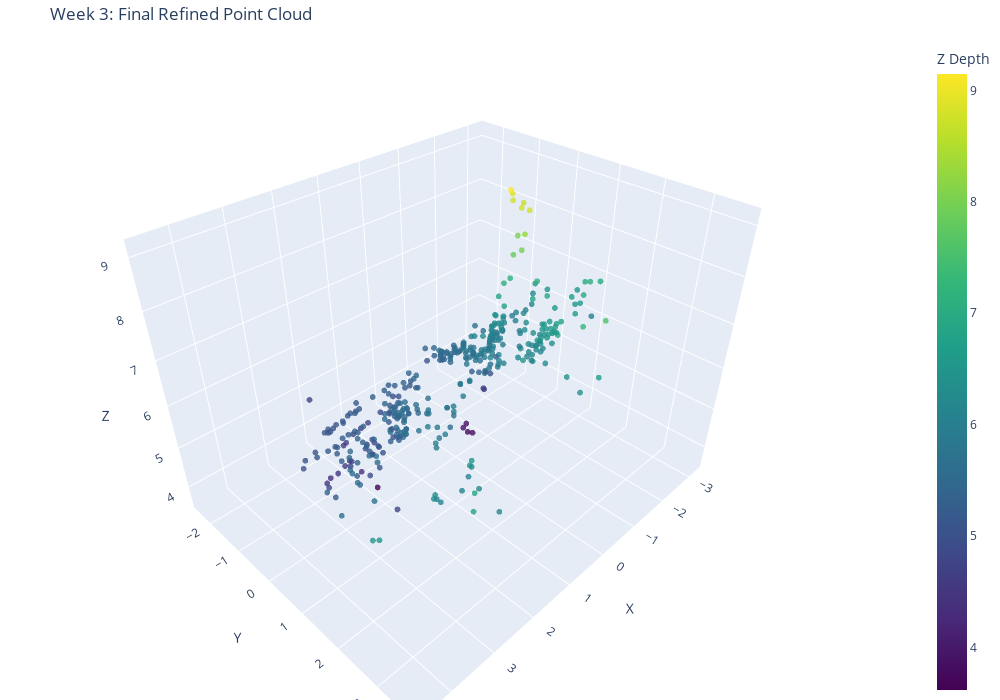

Here is the notebook cell this chart was saved with:
### Markdown cell above
# MAIN PIPELINE

### Code cell
# ============================================================================
# MAIN PIPELINE
# ============================================================================

class SfMPipeline:
    """Complete Structure from Motion pipeline"""

    def __init__(self, image_folder: str, max_dim: int = 640):
        self.image_folder = image_folder
        self.max_dim = max_dim
        self.state = None

    def run(self):
        """Execute complete SfM pipeline"""
        print("\n" + "="*70)
        print("STRUCTURE FROM MOTION PIPELINE")
        print("="*70 + "\n")

        # Step 1: Load images
        print("STEP 1: Loading Images")
        print("-" * 70)
        loader = ImageLoader(self.image_folder, self.max_dim)
        images, image_paths = loader.load_and_resize()

        # Step 2: Camera calibration
        print("\nSTEP 2: Camera Calibration")
        print("-" * 70)
        h, w = images[0].shape[:2]
        K = CameraCalibrator.get_intrinsics(image_paths[0], (h, w))
        print(f"Camera intrinsics K:\n{K}\n")

        # Step 3: Feature extraction
        print("STEP 3: Feature Extraction")
        print("-" * 70)
        extractor = FeatureExtractor(n_features=2000)
        keypoints_list, descriptors_list = extractor.extract_all(images)

        # Step 4: Feature matching
        print("\nSTEP 4: Feature Matching")
        print("-" * 70)
        matcher = FeatureMatcher()

        # Step 5: Initial reconstruction
        print("\nSTEP 5: Initial Two-View Reconstruction")
        print("-" * 70)
        two_view = TwoViewReconstructor(K)
        i0, i1, matches01 = two_view.find_initial_pair(
            keypoints_list, descriptors_list, matcher
        )

        pose0, pose1, points_3d_init, kept_match_indices, pts1_filt, pts2_filt = two_view.reconstruct(
            keypoints_list, matches01, i0, i1
        )

        # Initialize reconstruction state
        camera_poses = {i0: pose0, i1: pose1}
        registered = {i0, i1}
        points_3d = points_3d_init.copy()

        # Create initial observations
        observations = []
        # Build observations aligned with filtered 3D points
        for idx, match_idx in enumerate(kept_match_indices):
            if idx < len(points_3d_init):
                m = matches01[match_idx]
                observations.append(Observation(i0, idx, m.queryIdx, pts1_filt[idx]))
                observations.append(Observation(i1, idx, m.trainIdx, pts2_filt[idx]))

        print(f"Initial observations: {len(observations)}")

        # Step 6: Incremental reconstruction
        print("\nSTEP 6: Incremental PnP Registration")
        print("-" * 70)
        incremental = IncrementalReconstructor(K, min_2d3d_matches=15)
        triangulator = Triangulator()

        unregistered = [i for i in range(len(images)) if i not in registered]
        iteration = 0
        max_iterations = 10

        while len(unregistered) > 0 and iteration < max_iterations:
            iteration += 1
            print(f"\nIteration {iteration}: {len(unregistered)} images remaining")

            newly_registered = []

            for j in tqdm(unregistered, desc="Registering images"):
                # Find 2D-3D correspondences
                pts3d, pts2d, pt_indices = incremental.find_2d3d_correspondences(
                    j, registered, keypoints_list, matcher,
                    descriptors_list, observations, points_3d
                )

                if len(pts3d) < 15:
                    continue

                # Register image with PnP
                success, pose_j = incremental.register_image(j, pts3d, pts2d)

                if success:
                    newly_registered.append((j, pose_j))

            if len(newly_registered) == 0:
                print("No more images can be registered. Stopping.")
                break

            # Add newly registered images and triangulate new points
            for j, pose_j in newly_registered:
                registered.add(j)
                camera_poses[j] = pose_j

                # Triangulate with best registered image
                best_ref = i0  # Use first image as reference
                matches_new = matcher.match_pair(
                    descriptors_list[best_ref],
                    descriptors_list[j]
                )

                if len(matches_new) < 20:
                    continue

                pts_ref = np.float32([keypoints_list[best_ref][m.queryIdx].pt
                                     for m in matches_new])
                pts_new = np.float32([keypoints_list[j][m.trainIdx].pt
                                     for m in matches_new])

                # Triangulate
                points_new = triangulator.triangulate_points(
                    camera_poses[best_ref], pose_j, pts_ref, pts_new, K
                )

                # Filter by quality
                valid_mask = triangulator.filter_triangulated_points(
                    points_new, camera_poses[best_ref], pose_j,
                    pts_ref, pts_new, K
                )

                points_new_filtered = points_new[valid_mask]
                pts_ref_filtered = pts_ref[valid_mask]
                pts_new_filtered = pts_new[valid_mask]

                keep_ids = np.nonzero(valid_mask)[0]

                # Add to reconstruction
                start_idx = len(points_3d)
                points_3d = np.vstack([points_3d, points_new_filtered])

                # Add observations with kp indices
                for local_idx, match_idx in enumerate(keep_ids):
                    point_idx = start_idx + local_idx
                    m = matches_new[match_idx]
                    observations.append(Observation(best_ref, point_idx, m.queryIdx, pts_ref_filtered[local_idx]))
                    observations.append(Observation(j, point_idx, m.trainIdx, pts_new_filtered[local_idx]))

            print(f"✓ Registered {len(newly_registered)} images. "
                  f"Total: {len(registered)}/{len(images)}")
            print(f"  Total 3D points: {len(points_3d)}")

            unregistered = [i for i in range(len(images)) if i not in registered]

        print(f"\n{'='*70}")
        print(f"INCREMENTAL RECONSTRUCTION COMPLETE")
        print(f"{'='*70}")
        print(f"Registered images: {len(registered)}/{len(images)}")
        print(f"Total 3D points: {len(points_3d)}")
        print(f"Total observations: {len(observations)}")
        print(f"{'='*70}\n")

        # Save initial reconstruction
        points_3d_before = points_3d.copy()
        Visualizer.save_point_cloud(points_3d, "week3_sparse_before_BA.ply")

        # Step 7: Bundle Adjustment
        print("STEP 7: Bundle Adjustment (Refinement)")
        print("-" * 70)
        ba = BundleAdjuster(K)
        camera_poses_refined, points_3d_refined = ba.optimize(
            camera_poses, points_3d, observations, max_iterations=50
        )

        # Step 8: Point cloud cleaning
        print("STEP 8: Point Cloud Cleaning")
        print("-" * 70)
        cleaner = PointCloudCleaner()

        points_3d_clean = cleaner.remove_extreme_points(points_3d_refined, threshold=1000)
        points_3d_clean = cleaner.remove_statistical_outliers(points_3d_clean,
                                                              nb_neighbors=20,
                                                              std_ratio=2.0)
        points_3d_clean = cleaner.remove_duplicate_points(points_3d_clean, tolerance=0.01)

        print(f"\n{'='*70}")
        print(f"FINAL POINT CLOUD")
        print(f"{'='*70}")
        print(f"Before BA: {len(points_3d_before)} points")
        print(f"After BA: {len(points_3d_refined)} points")
        print(f"After cleaning: {len(points_3d_clean)} points")
        print(f"{'='*70}\n")

        # Step 9: Save and visualize results
        print("STEP 9: Saving Results")
        print("-" * 70)
        Visualizer.save_point_cloud(points_3d_refined, "week3_sparse_after_BA.ply")
        Visualizer.save_point_cloud(points_3d_clean, "week3_sparse_final.ply")

        print("\nSTEP 10: Visualization")
        print("-" * 70)

        # Compare before/after
        if len(points_3d_before) < 100000:  # Only plot if not too many points
            Visualizer.compare_point_clouds(points_3d_before, points_3d_clean)

        # Interactive 3D plot
        if len(points_3d_clean) < 50000:
            Visualizer.plot_point_cloud_plotly(points_3d_clean,
                                              "Week 3: Final Refined Point Cloud")

        # Store final state
        self.state = ReconstructionState(
            points_3d=points_3d_refined,
            camera_poses=camera_poses_refined,
            observations=observations,
            registered=registered
        )

        print("\n" + "="*70)
        print("SfM PIPELINE COMPLETE ")
        print("="*70)
        print(f"\nOutput files:")
        print(f"  - week3_sparse_before_BA.ply")
        print(f"  - week3_sparse_after_BA.ply")
        print(f"  - week3_sparse_final.ply")
        print(f"\nReconstruction statistics:")
        print(f"  - Registered images: {len(registered)}/{len(images)}")
        print(f"  - Final point cloud: {len(points_3d_clean)} points")
        print(f"  - Camera poses: {len(camera_poses_refined)}")

        return self.state


# ============================================================================
# USAGE EXAMPLE
# ============================================================================

if __name__ == "__main__":
    # Configuration
    IMAGE_FOLDER = r"C:\Users\ASUS\Desktop\PROJECT\CV\images"
    MAX_DIM = 640

    # Run pipeline
    pipeline = SfMPipeline(IMAGE_FOLDER, MAX_DIM)
    state = pipeline.run()

    # Access results

    print(f"✓ Point cloud shape: {state.points_3d.shape}")
    print(f"✓ Registered cameras: {len(state.camera_poses)}")

### Figure 1 — Plotly figure (JSON) as saved in the notebook; plotly's stock layout.template omitted (floating-point values rounded to 4 significant figures; data arrays with more than 128 entries replaced by an {"elided": "..."} marker saying what was removed)
{"data": [{"marker": {"color": {"elided": "393 float values"}, "colorbar": {"title": {"text": "Z Depth"}}, "colorscale": [[0, "#440154"], [0.1111, "#482878"], [0.2222, "#3e4989"], [0.3333, "#31688e"], [0.4444, "#26828e"], [0.5556, "#1f9e89"], [0.6667, "#35b779"], [0.7778, "#6ece58"], [0.8889, "#b5de2b"], [1, "#fde725"]], "opacity": 0.8, "size": 2}, "mode": "markers", "type": "scatter3d", "x": {"elided": "393 float values"}, "y": {"elided": "393 float values"}, "z": {"elided": "393 float values"}}], "layout": {"height": 700, "margin": {"b": 0, "l": 0, "r": 0, "t": 40}, "scene": {"aspectmode": "data", "xaxis": {"title": {"text": "X"}}, "yaxis": {"title": {"text": "Y"}}, "zaxis": {"title": {"text": "Z"}}}, "title": {"text": "Week 3: Final Refined Point Cloud"}, "width": 1000}}
